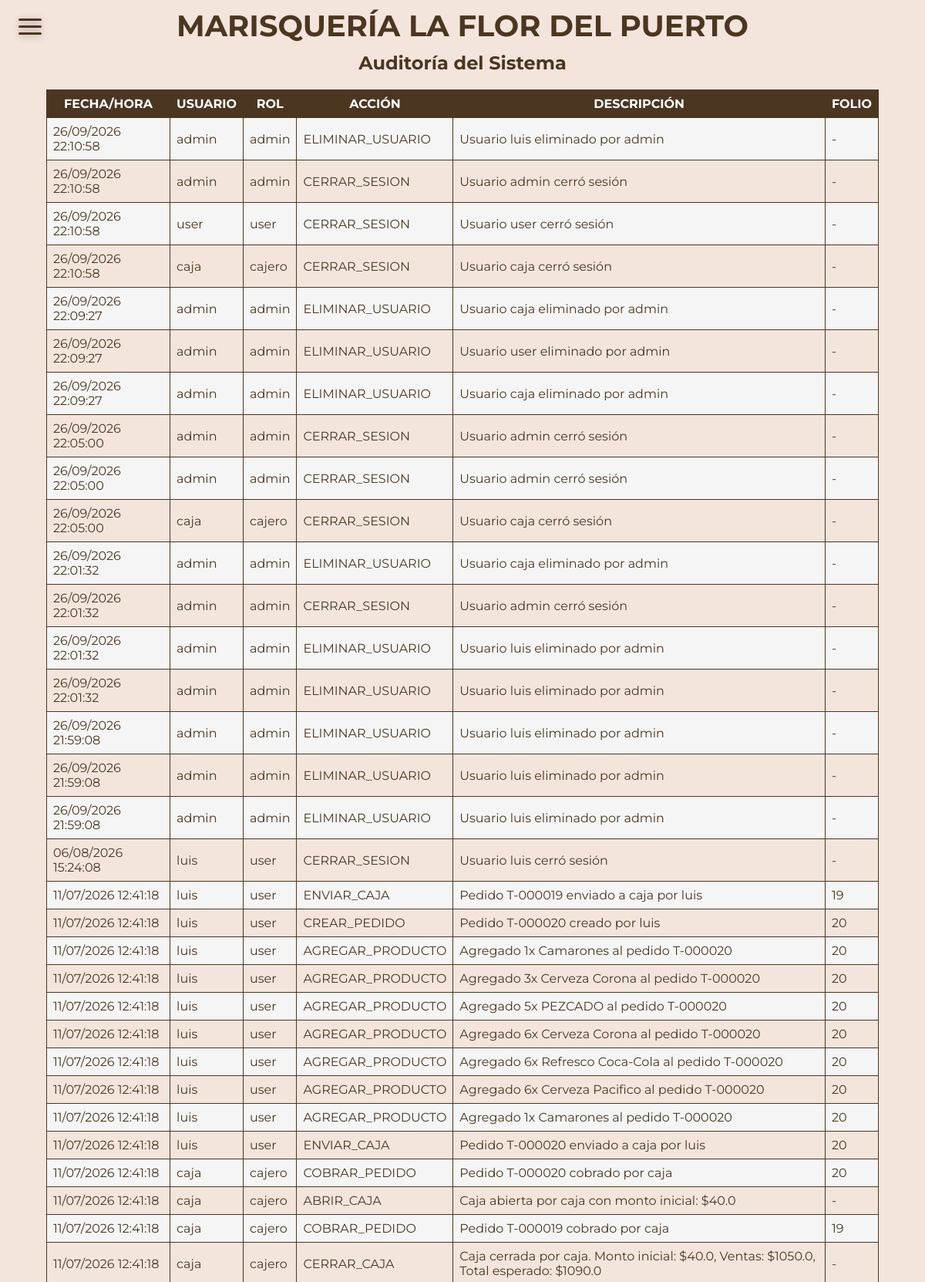
The app's page /auditoria (signed in, upper part) with its own data.
### models.py (models this page shows)
class Auditoria(db.Model):
    id = db.Column(db.Integer, primary_key=True)
    usuario_id = db.Column(db.String(80), nullable=False)
    usuario_nombre = db.Column(db.String(80), nullable=False)
    rol = db.Column(db.String(80), nullable=False)
    accion = db.Column(db.String(100), nullable=False)
    descripcion = db.Column(db.Text, nullable=True)
    fecha_hora = db.Column(db.DateTime, default=datetime.now())
    pedido_id = db.Column(db.Integer, db.ForeignKey('pedidos.id'), nullable=True)

### app.py (the view)
        def wrapped(*args, **kwargs):
            if 'username' not in session:
                return redirect(url_for('login'))
            if session.get('tipo_usuario') not in allowed_roles:
                flash('No tienes permiso para acceder a esta página', 'error')
                return redirect(url_for('index'))
            return f(*args, **kwargs)

### app.py (called while the page is built)
def role_required(*allowed_roles):
    def decorator(f):
        def wrapped(*args, **kwargs):
            if 'username' not in session:
                return redirect(url_for('login'))
            if session.get('tipo_usuario') not in allowed_roles:
                flash('No tienes permiso para acceder a esta página', 'error')
                return redirect(url_for('index'))
            return f(*args, **kwargs)
        wrapped.__name__ = f.__name__
        return wrapped
    return decorator

@app.route('/auditoria')
@role_required('admin')
def auditoria():
    registros = Auditoria.query.order_by(Auditoria.fecha_hora.desc()).all()
    return render_template('auditoria.html', registros=registros)

### templates/auditoria.html (shortened to what this page needs)
{% extends 'base.html' %}
{% block content %}
    <h2 style="text-align: center;">Auditoría del Sistema</h2>
    <div style="width: 90%; margin: 0 auto;">
        <table style="width: 100%;">
            <thead>
                <tr>
                    <th>Fecha/Hora</th>
                    <th>Usuario</th>
                    <th>Rol</th>
                    <th>Acción</th>
                    <th>Descripción</th>
                    <th>Folio</th>
                </tr>
            </thead>
            <tbody>
                {% for registro in registros %}
                <tr>
                    <td>{{ registro.fecha_hora.strftime('%d/%m/%Y %H:%M:%S') }}</td>
                    <td>{{ registro.usuario_nombre }}</td>
                    <td>{{ registro.rol }}</td>
                    <td>{{ registro.accion }}</td>
                    <td>{{ registro.descripcion if registro.descripcion else '-' }}</td>
                    <td>
                        {% if registro.pedido_id %}
                            {{ registro.pedido_id }}
                        {% else %}
                            -
                        {% endif %}
                    </td>
                </tr>
                {% endfor %}
            </tbody>
        </table>
    </div>
{% endblock %}

### static/css/base.css (style rules this page uses)
* { margin: 0; padding: 0; box-sizing: border-box; }
html { scroll-behavior: smooth; }
body { --bg-color: #4b3621; --text-color: #fff; background-color: #f3e5dc; font-family: 'Montserrat', sans-serif; color: #4b3621; display: block; }
h2 { font-size: clamp(1rem, 5vw, 1.5rem); text-wrap: balance; }
table { width: auto; border-collapse: collapse; margin: 20px auto; }
table th, table td { border: 1px solid #4b3621; padding: 8px; text-align: left; }
th { background-color: #4b3621; color: #fff; text-align: center !important; text-transform: uppercase; }
tr:nth-child(odd) { background-color: #f5f5f5; color: #4b3621; }

### records on screen
Auditoria: fecha_hora "26/09/2026 22:10:58", usuario_nombre "admin", rol "admin", accion "ELIMINAR_USUARIO", descripcion "Usuario luis eliminado por admin"
Auditoria: fecha_hora "26/09/2026 22:10:58", usuario_nombre "admin", rol "admin", accion "CERRAR_SESION", descripcion "Usuario admin cerró sesión"
Auditoria: fecha_hora "26/09/2026 22:10:58", usuario_nombre "user", rol "user", accion "CERRAR_SESION", descripcion "Usuario user cerró sesión"
Auditoria: fecha_hora "26/09/2026 22:10:58", usuario_nombre "caja", rol "cajero", accion "CERRAR_SESION", descripcion "Usuario caja cerró sesión"
Auditoria: fecha_hora "26/09/2026 22:09:27", usuario_nombre "admin", rol "admin", accion "ELIMINAR_USUARIO", descripcion "Usuario caja eliminado por admin"
Auditoria: fecha_hora "26/09/2026 22:09:27", usuario_nombre "admin", rol "admin", accion "ELIMINAR_USUARIO", descripcion "Usuario user eliminado por admin"
Auditoria: fecha_hora "26/09/2026 22:09:27", usuario_nombre "admin", rol "admin", accion "ELIMINAR_USUARIO", descripcion "Usuario caja eliminado por admin"
Auditoria: fecha_hora "26/09/2026 22:05:00", usuario_nombre "admin", rol "admin", accion "CERRAR_SESION", descripcion "Usuario admin cerró sesión"
Auditoria: fecha_hora "26/09/2026 22:05:00", usuario_nombre "admin", rol "admin", accion "CERRAR_SESION", descripcion "Usuario admin cerró sesión"
Auditoria: fecha_hora "26/09/2026 22:05:00", usuario_nombre "caja", rol "cajero", accion "CERRAR_SESION", descripcion "Usuario caja cerró sesión"
Auditoria: fecha_hora "26/09/2026 22:01:32", usuario_nombre "admin", rol "admin", accion "ELIMINAR_USUARIO", descripcion "Usuario caja eliminado por admin"
Auditoria: fecha_hora "26/09/2026 22:01:32", usuario_nombre "admin", rol "admin", accion "CERRAR_SESION", descripcion "Usuario admin cerró sesión"
Auditoria: fecha_hora "26/09/2026 22:01:32", usuario_nombre "admin", rol "admin", accion "ELIMINAR_USUARIO", descripcion "Usuario luis eliminado por admin"
Auditoria: fecha_hora "26/09/2026 22:01:32", usuario_nombre "admin", rol "admin", accion "ELIMINAR_USUARIO", descripcion "Usuario luis eliminado por admin"
Auditoria: fecha_hora "26/09/2026 21:59:08", usuario_nombre "admin", rol "admin", accion "ELIMINAR_USUARIO", descripcion "Usuario luis eliminado por admin"
Auditoria: fecha_hora "26/09/2026 21:59:08", usuario_nombre "admin", rol "admin", accion "ELIMINAR_USUARIO", descripcion "Usuario luis eliminado por admin"
Auditoria: fecha_hora "26/09/2026 21:59:08", usuario_nombre "admin", rol "admin", accion "ELIMINAR_USUARIO", descripcion "Usuario luis eliminado por admin"
Auditoria: fecha_hora "06/08/2026 15:24:08", usuario_nombre "luis", rol "user", accion "CERRAR_SESION", descripcion "Usuario luis cerró sesión"
Auditoria: fecha_hora "11/07/2026 12:41:18", usuario_nombre "luis", rol "user", accion "ENVIAR_CAJA", descripcion "Pedido T-000019 enviado a caja por luis", pedido_id "19"
Auditoria: fecha_hora "11/07/2026 12:41:18", usuario_nombre "luis", rol "user", accion "CREAR_PEDIDO", descripcion "Pedido T-000020 creado por luis", pedido_id "20"
Auditoria: fecha_hora "11/07/2026 12:41:18", usuario_nombre "luis", rol "user", accion "AGREGAR_PRODUCTO", descripcion "Agregado 1x Camarones al pedido T-000020", pedido_id "20"
Auditoria: fecha_hora "11/07/2026 12:41:18", usuario_nombre "luis", rol "user", accion "AGREGAR_PRODUCTO", descripcion "Agregado 3x Cerveza Corona al pedido T-000020", pedido_id "20"
Auditoria: fecha_hora "11/07/2026 12:41:18", usuario_nombre "luis", rol "user", accion "AGREGAR_PRODUCTO", descripcion "Agregado 5x PEZCADO al pedido T-000020", pedido_id "20"
Auditoria: fecha_hora "11/07/2026 12:41:18", usuario_nombre "luis", rol "user", accion "AGREGAR_PRODUCTO", descripcion "Agregado 6x Cerveza Corona al pedido T-000020", pedido_id "20"
Auditoria: fecha_hora "11/07/2026 12:41:18", usuario_nombre "luis", rol "user", accion "AGREGAR_PRODUCTO", descripcion "Agregado 6x Refresco Coca-Cola al pedido T-000020", pedido_id "20"
Auditoria: fecha_hora "11/07/2026 12:41:18", usuario_nombre "luis", rol "user", accion "AGREGAR_PRODUCTO", descripcion "Agregado 6x Cerveza Pacifico al pedido T-000020", pedido_id "20"
Auditoria: fecha_hora "11/07/2026 12:41:18", usuario_nombre "luis", rol "user", accion "AGREGAR_PRODUCTO", descripcion "Agregado 1x Camarones al pedido T-000020", pedido_id "20"
Auditoria: fecha_hora "11/07/2026 12:41:18", usuario_nombre "luis", rol "user", accion "ENVIAR_CAJA", descripcion "Pedido T-000020 enviado a caja por luis", pedido_id "20"
Auditoria: fecha_hora "11/07/2026 12:41:18", usuario_nombre "caja", rol "cajero", accion "COBRAR_PEDIDO", descripcion "Pedido T-000020 cobrado por caja", pedido_id "20"
Auditoria: fecha_hora "11/07/2026 12:41:18", usuario_nombre "caja", rol "cajero", accion "ABRIR_CAJA", descripcion "Caja abierta por caja con monto inicial: $40.0"
Auditoria: fecha_hora "11/07/2026 12:41:18", usuario_nombre "caja", rol "cajero", accion "COBRAR_PEDIDO", descripcion "Pedido T-000019 cobrado por caja", pedido_id "19"
Auditoria: fecha_hora "11/07/2026 12:41:18", usuario_nombre "caja", rol "cajero", accion "CERRAR_CAJA", descripcion "Caja cerrada por caja. Monto inicial: $40.0, Ventas: $1050.0, Total esperado: $1090.0"
